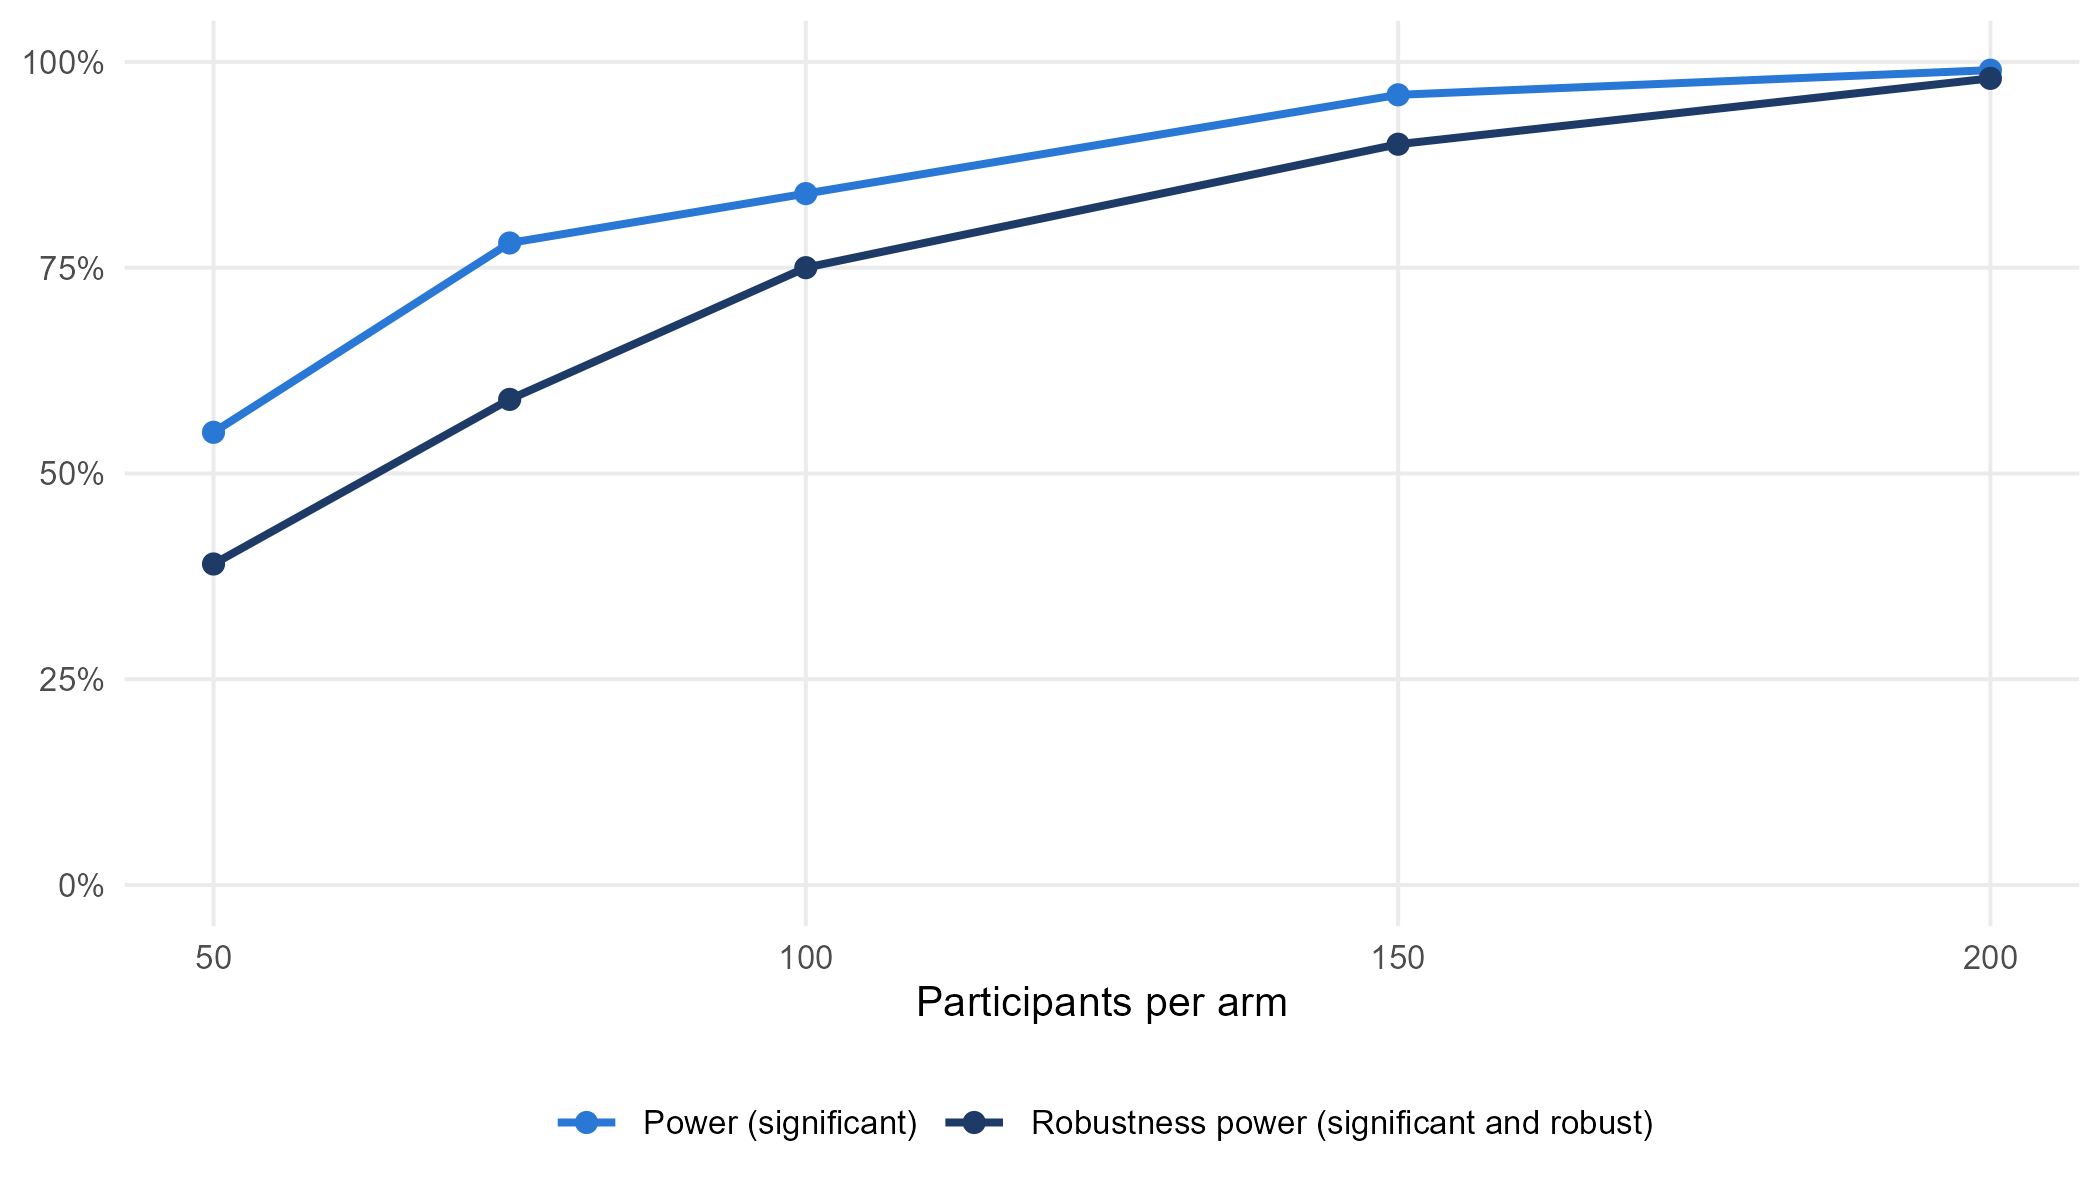

R code for this plot:
## Figure 5: power and robustness power against n per arm for the design of Table 4, redrawn from the read-only
## validation/design/design_A.csv (0.6.0 run; the design grid's robustness power is P(significant and robust) and is
## unaffected by the reversal rule). PDF and PNG, 7 in wide.
source(file.path(dirname(sub("^--file=", "", commandArgs()[grepl("^--file=", commandArgs())])), "..", "scripts", "setup.R"))
suppressPackageStartupMessages(library(ggplot2))
t0 <- log_header("fig05_design")
A <- read.csv(file.path(VALIDATION, "design", "design_A.csv"))
cat("columns:", paste(names(A), collapse = " "), "\n")
pw <- grep("^power$|^power_", names(A), value = TRUE)[1]; rp <- grep("robust", names(A), value = TRUE)[1]
long <- rbind(data.frame(n_per_arm = A$n_per_arm, delta = A$delta, what = "Power (significant)", value = A[[pw]]),
              data.frame(n_per_arm = A$n_per_arm, delta = A$delta, what = "Robustness power (significant and robust)", value = A[[rp]]))
long <- long[long$delta > 0, ]
g <- ggplot(long, aes(x = n_per_arm, y = value, colour = what)) + geom_line(linewidth = 0.9) + geom_point(size = 2) +
  scale_colour_manual(values = c("#2a78d6", "#1e3a66"), name = NULL) + scale_y_continuous(limits = c(0, 1), labels = function(v) paste0(round(100 * v), "%")) +
  labs(x = "Participants per arm", y = NULL) + theme_minimal(base_size = 10) +
  theme(legend.position = "bottom", panel.grid.minor = element_blank(), plot.background = element_rect(fill = "white", colour = NA))
for (ext in c("pdf", "png")) ggsave(file.path(FIGURES, paste0("fig05_design.", ext)), g, width = 7, height = 4, dpi = 300, bg = "white")
write.csv(long, file.path(FIGURES, "fig05_design_values.csv"), row.names = FALSE)
log_footer("fig05_design", t0)
